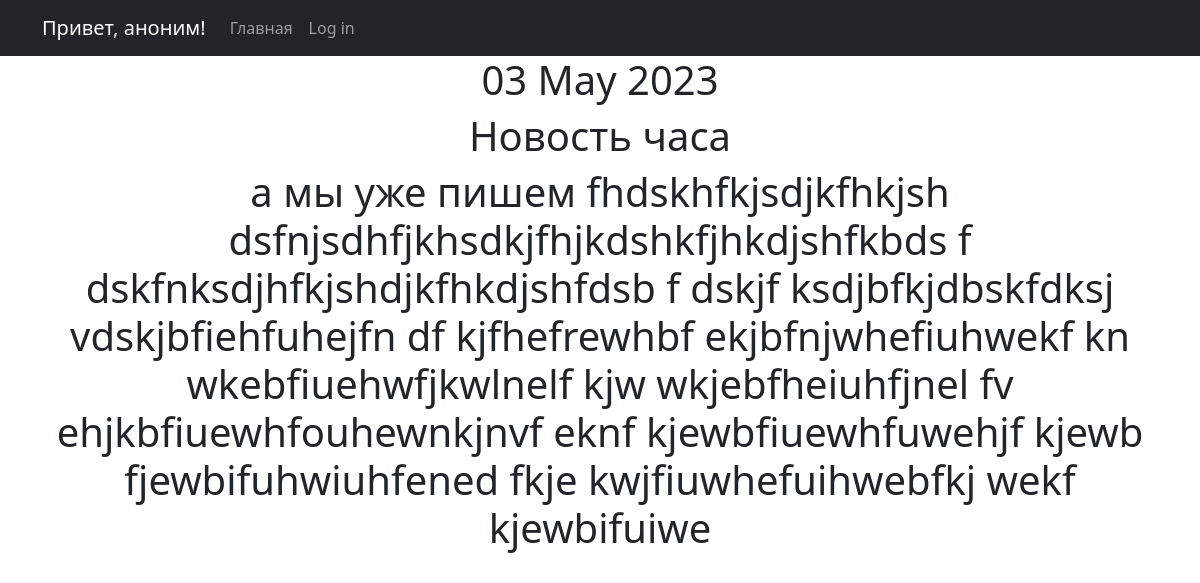
Page /news/38 on the committed database.
### News_Portal/models.py (models this page shows, shortened)
class Post(models.Model):
    author = models.ForeignKey(Author, on_delete=models.CASCADE)
    type = models.CharField(max_length=2, choices=TYPES, default="news")
    creation_time = models.DateTimeField(auto_now_add=True)
    category = models.ManyToManyField(Category, through="PostCategory")
    title = models.CharField(max_length=255, default="Новость часа")
    text = models.TextField(default="а мы уже пишем")
    rating = models.FloatField(default=0.0)

### News_Portal/views.py (the view)
# urls.py: path("<int:pk>", NewsDetail.as_view(), name="news_detail"),
class NewsDetail(DetailView):
    model = Post
    template_name = "post.html"
    context_object_name = "post"

### News_Portal/templatetags/custom_filters.py (called while the page is built)
@register.filter()
def censor(text):
    if not isinstance(text, str):
        raise ValueError("мы только тексты цензурируем в нашей редакции")
    for bad_word in BANNED_WORDS:
        if bad_word in text:
            censored = bad_word[0] + ("*" * (len(bad_word) - 1))
            text = text.replace(bad_word, censored)
        if bad_word.capitalize() in text:
            censored = bad_word[0].capitalize() + ("*" * (len(bad_word) - 1))
            text = text.replace(bad_word, censored)
    return text

### News_Portal/templates/post.html (shortened to what this page needs)
{% extends 'flatpages/default.html' %}
{% load custom_filters %}
{% block content %}
<h1>{{ post.creation_time|date:'d M Y' }}</h1>
<h1>{{ post.title|censor }}</h1>
<h1>{{ post.text|censor }}</h1>
{% endblock content %}

### rows in the picture
Post: creation_time "03 May 2023", title|censor "Новость часа", text|censor "а мы уже пишем fhdskhfkjsdjkfhkjsh dsfnjsdhfjkhsdkjfhjkdshkfjhkdjshfkbds f dskfnksdjhfkjshdjkfhkdjshfdsb f dskjf ksdjbfkjdbskfdksj vdskjbfiehfuhejfn df kjfhefrewhbf ekjbfnjwhefiuhwekf kn wkebfiuehwfjkwlnelf kjw wkjebfheiuhfjnel fv ehjkbfiuewhfouhewnkjnvf eknf kjewbfiuewhfuwehjf kjewb fjewbifuhwiuhfened fkje kwjfiuwhefuihwebfkj wekf kjewbifuiwe"
